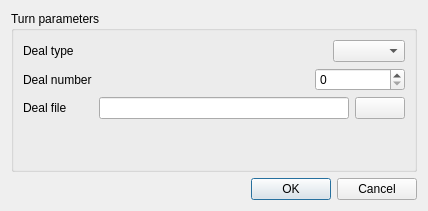
<?xml version="1.0" encoding="UTF-8"?>
<ui version="4.0">
 <class>newTurnUI</class>
 <widget class="QDialog" name="newTurnUI">
  <property name="geometry">
   <rect>
    <x>0</x>
    <y>0</y>
    <width>428</width>
    <height>211</height>
   </rect>
  </property>
  <property name="windowTitle">
   <string>New tournament turn</string>
  </property>
  <layout class="QVBoxLayout" name="verticalLayout">
   <item>
    <widget class="QGroupBox" name="groupBox">
     <property name="title">
      <string>Turn parameters</string>
     </property>
     <layout class="QVBoxLayout" name="verticalLayout_2">
      <item>
       <layout class="QHBoxLayout" name="horizontalLayout">
        <item>
         <widget class="QLabel" name="label">
          <property name="text">
           <string>Deal type</string>
          </property>
         </widget>
        </item>
        <item>
         <spacer name="horizontalSpacer">
          <property name="orientation">
           <enum>Qt::Horizontal</enum>
          </property>
          <property name="sizeHint" stdset="0">
           <size>
            <width>40</width>
            <height>20</height>
           </size>
          </property>
         </spacer>
        </item>
        <item>
         <widget class="QComboBox" name="comboDealType"/>
        </item>
       </layout>
      </item>
      <item>
       <layout class="QHBoxLayout" name="horizontalLayout_2">
        <item>
         <widget class="QLabel" name="label_2">
          <property name="text">
           <string>Deal number</string>
          </property>
         </widget>
        </item>
        <item>
         <spacer name="horizontalSpacer_2">
          <property name="orientation">
           <enum>Qt::Horizontal</enum>
          </property>
          <property name="sizeHint" stdset="0">
           <size>
            <width>40</width>
            <height>20</height>
           </size>
          </property>
         </spacer>
        </item>
        <item>
         <widget class="QSpinBox" name="spinDealNumber">
          <property name="minimumSize">
           <size>
            <width>90</width>
            <height>0</height>
           </size>
          </property>
          <property name="maximum">
           <number>65535</number>
          </property>
         </widget>
        </item>
       </layout>
      </item>
      <item>
       <layout class="QHBoxLayout" name="horizontalLayout_3">
        <item>
         <widget class="QLabel" name="label_3">
          <property name="text">
           <string>Deal file</string>
          </property>
         </widget>
        </item>
        <item>
         <spacer name="horizontalSpacer_3">
          <property name="orientation">
           <enum>Qt::Horizontal</enum>
          </property>
          <property name="sizeHint" stdset="0">
           <size>
            <width>40</width>
            <height>20</height>
           </size>
          </property>
         </spacer>
        </item>
        <item>
         <widget class="QLineEdit" name="lineEditDealPath">
          <property name="minimumSize">
           <size>
            <width>250</width>
            <height>0</height>
           </size>
          </property>
         </widget>
        </item>
        <item>
         <widget class="QPushButton" name="buttonBrowse">
          <property name="sizePolicy">
           <sizepolicy hsizetype="Fixed" vsizetype="Fixed">
            <horstretch>0</horstretch>
            <verstretch>0</verstretch>
           </sizepolicy>
          </property>
          <property name="minimumSize">
           <size>
            <width>50</width>
            <height>0</height>
           </size>
          </property>
          <property name="icon">
           <iconset resource="../../../assets/desktop.qrc">
            <normaloff>:/images/fileopen.png</normaloff>:/images/fileopen.png</iconset>
          </property>
          <property name="flat">
           <bool>false</bool>
          </property>
         </widget>
        </item>
       </layout>
      </item>
      <item>
       <spacer name="verticalSpacer">
        <property name="orientation">
         <enum>Qt::Vertical</enum>
        </property>
        <property name="sizeHint" stdset="0">
         <size>
          <width>20</width>
          <height>11</height>
         </size>
        </property>
       </spacer>
      </item>
     </layout>
    </widget>
   </item>
   <item>
    <widget class="QDialogButtonBox" name="buttonBox">
     <property name="orientation">
      <enum>Qt::Horizontal</enum>
     </property>
     <property name="standardButtons">
      <set>QDialogButtonBox::Cancel|QDialogButtonBox::Ok</set>
     </property>
    </widget>
   </item>
  </layout>
 </widget>
 <resources>
  <include location="../../../assets/desktop.qrc"/>
 </resources>
 <connections/>
</ui>
